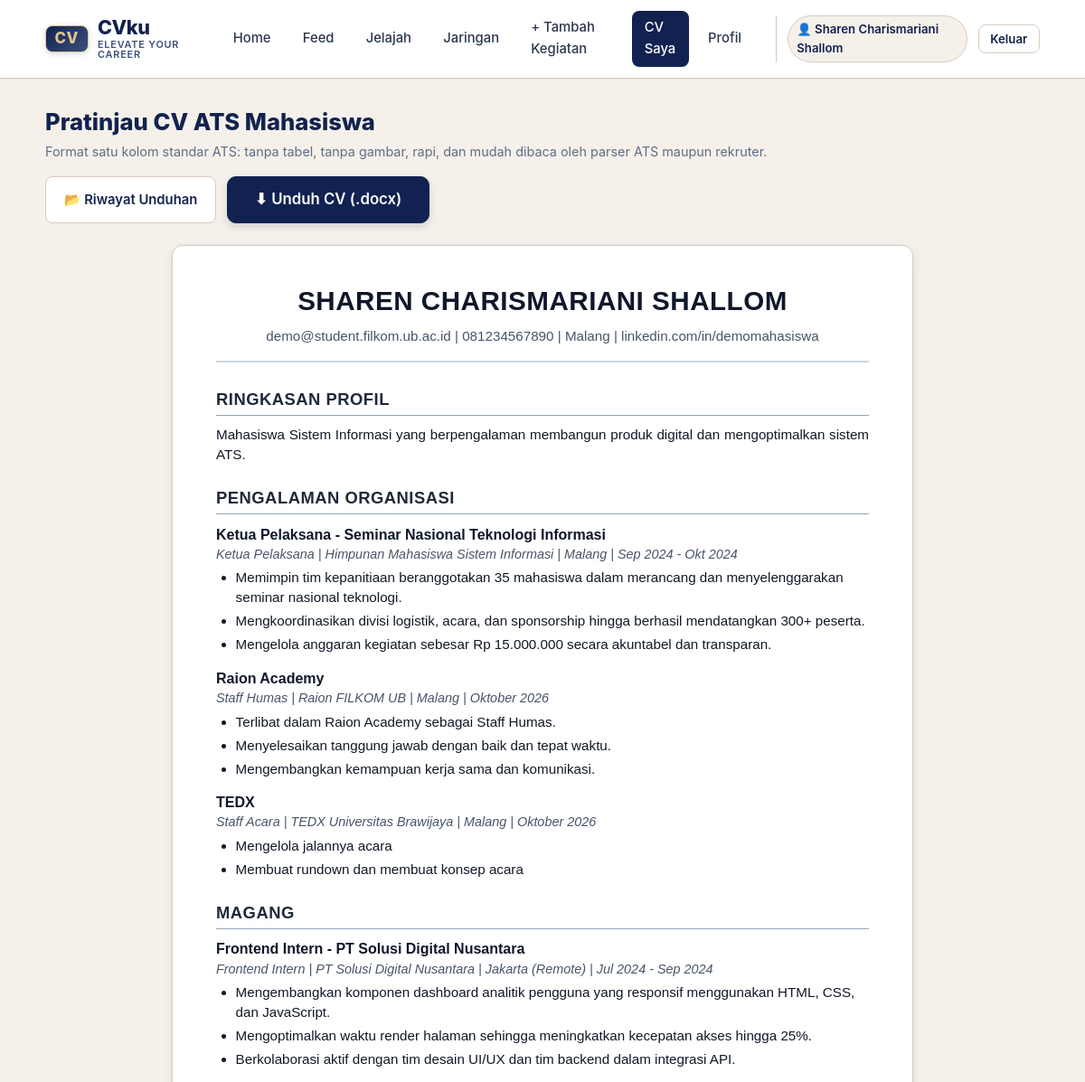
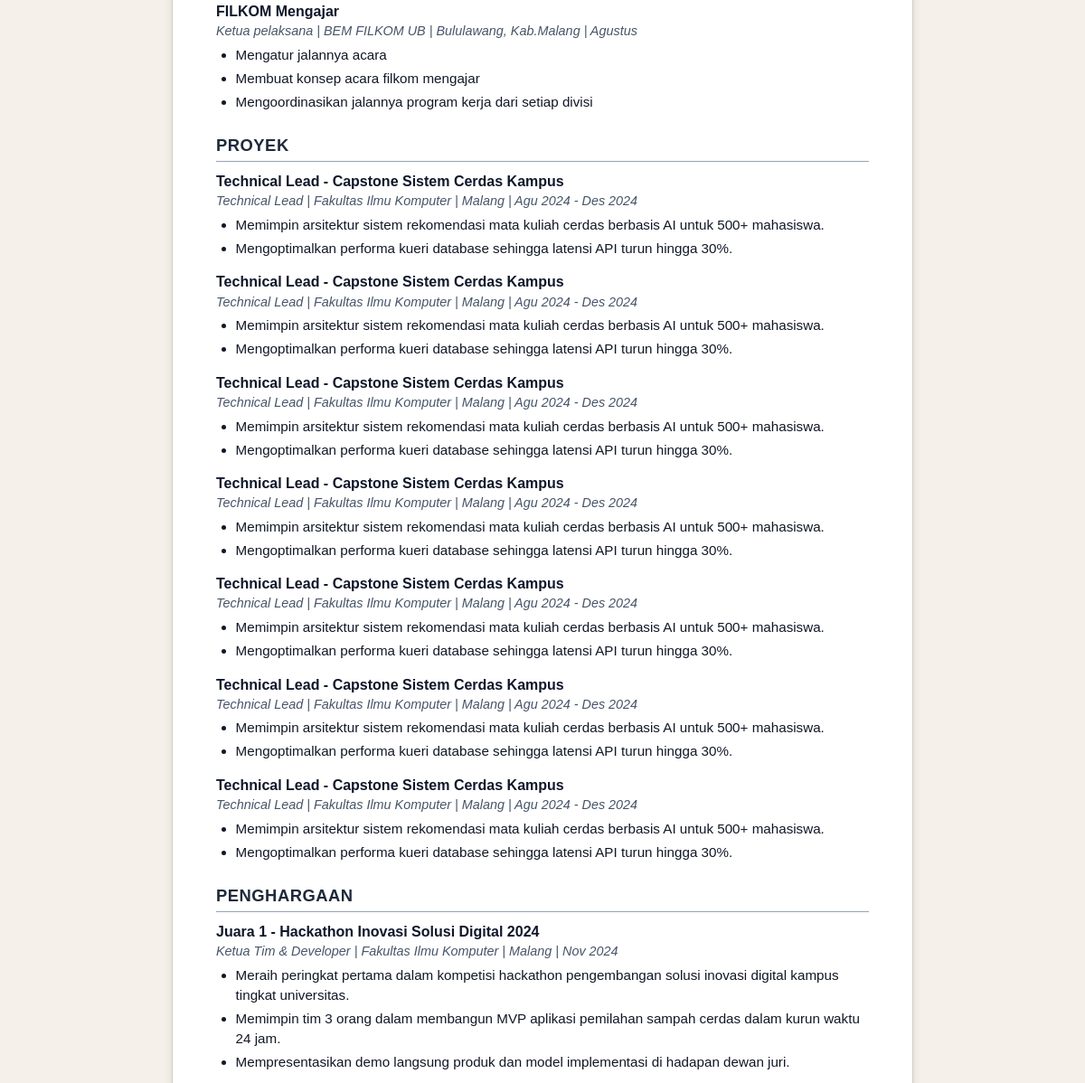
The app's page /cv (signed in, upper part), older data (2 pictures, top to bottom).
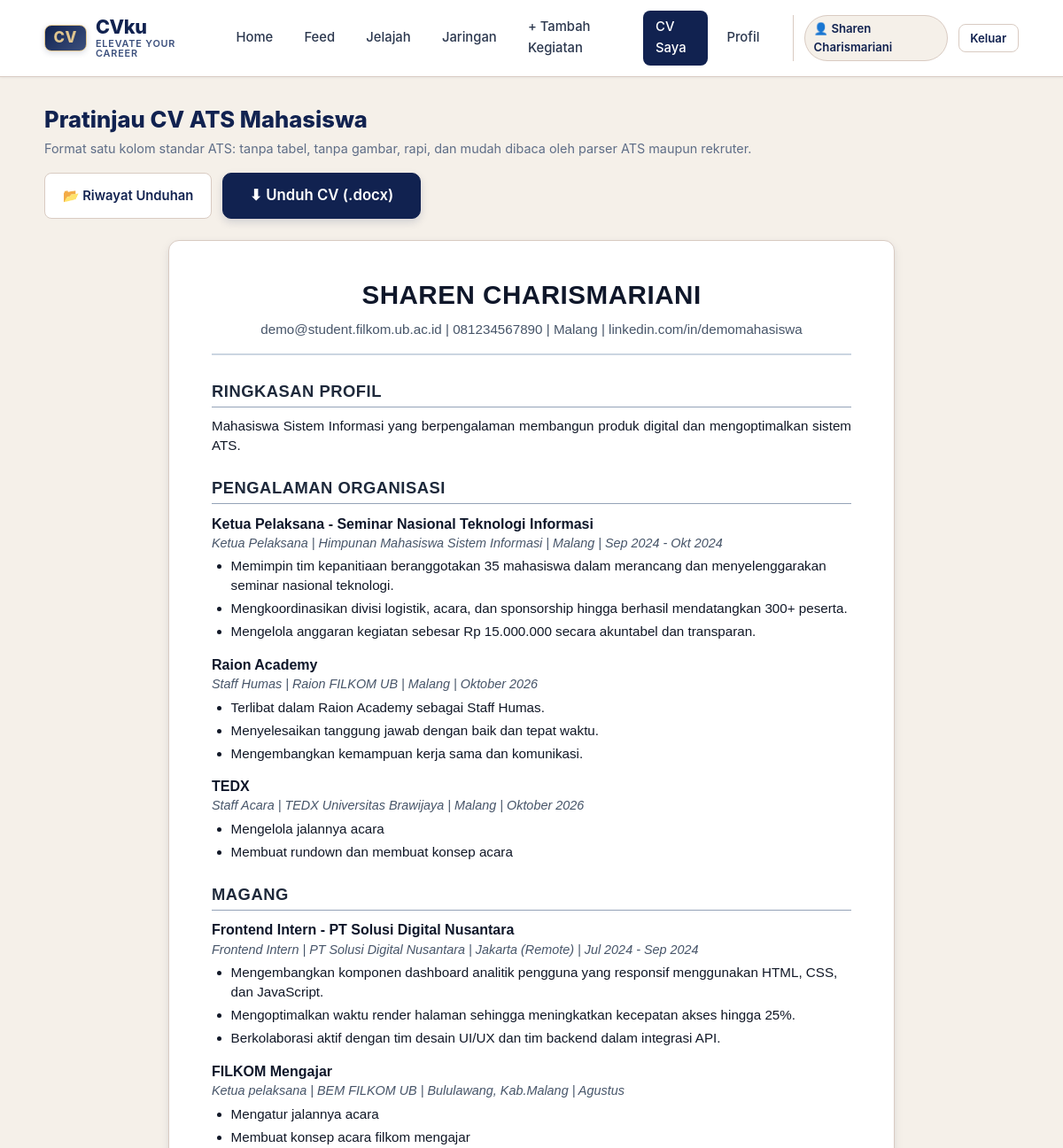
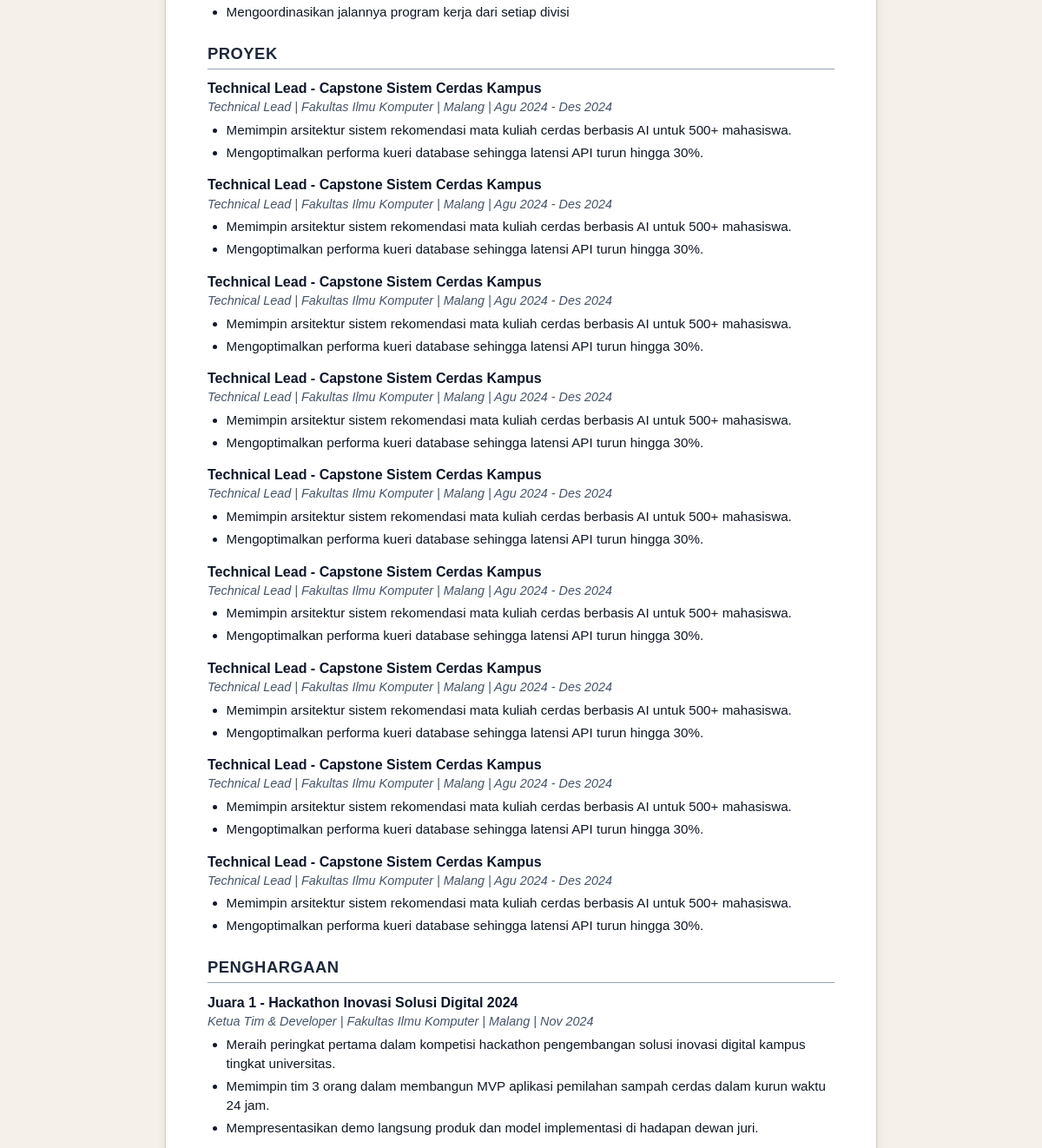
The same page, newer data (2 pictures, top to bottom).
### tables this page shows
CREATE TABLE "pengguna" (
                id INTEGER PRIMARY KEY AUTOINCREMENT,
                username TEXT UNIQUE NOT NULL,
                password_hash TEXT NOT NULL,
                peran TEXT NOT NULL DEFAULT 'pengguna',
                nama TEXT,
                email TEXT,
                telepon TEXT,
                kota TEXT,
                linkedin TEXT,
                ringkasan TEXT,
                headline TEXT,
                skill TEXT
            );

CREATE TABLE bagian_cv (
  id INTEGER PRIMARY KEY AUTOINCREMENT, nama TEXT UNIQUE NOT NULL);

CREATE TABLE entri_cv (
  id INTEGER PRIMARY KEY AUTOINCREMENT,
  id_pencapaian INTEGER UNIQUE NOT NULL REFERENCES pencapaian(id) ON DELETE CASCADE,
  id_bagian INTEGER NOT NULL REFERENCES bagian_cv(id), judul TEXT NOT NULL);

CREATE TABLE poin_cv (
  id INTEGER PRIMARY KEY AUTOINCREMENT,
  id_entri INTEGER NOT NULL REFERENCES entri_cv(id) ON DELETE CASCADE,
  urutan INTEGER NOT NULL, teks TEXT NOT NULL);

### app.py (the view)
@app.route("/cv")
@mahasiswa_required
def cv_preview_page():
    user_id = session["user_id"]
    profil = db.baca_pengguna(user_id) or {}
    cv = db.baca_cv_pengguna(user_id, hanya_disetujui=False)
    cv_ada = any(len(items) > 0 for items in cv.values())
    return render_template(
        "cv_preview.html",
        profil=profil,
        cv=cv,
        urutan_bagian=skema.BAGIAN,
        cv_ada=cv_ada
    )

### app.py (called while the page is built)
@app.after_request
def add_no_cache_headers(response):
    response.headers["Cache-Control"] = "no-cache, no-store, must-revalidate, max-age=0"
    response.headers["Pragma"] = "no-cache"
    response.headers["Expires"] = "0"
    return response

@app.context_processor
def inject_waktu_server():
    return {
        "waktu_refresh": datetime.datetime.now().strftime("%H:%M:%S")
    }

def pengguna_required(f):
    @wraps(f)
    def decorated_function(*args, **kwargs):
        if not session.get("user_id"):
            flash("Silakan masuk terlebih dahulu untuk mengakses halaman ini.", "warning")
            return redirect(url_for("login", next=request.path))
        return f(*args, **kwargs)
    return decorated_function

### db.py (called while the page is built)
def koneksi():
    con = sqlite3.connect(DB_PATH)
    con.row_factory = sqlite3.Row
    con.execute("PRAGMA foreign_keys = ON")
    return con

def _satu(sql, args=()):
    con = koneksi()
    try:
        r = con.execute(sql, args).fetchone()
        return dict(r) if r else None
    finally:
        con.close()

def _semua(sql, args=()):
    con = koneksi()
    try:
        return [dict(r) for r in con.execute(sql, args).fetchall()]
    finally:
        con.close()

### templates/cv_preview.html (shortened to what this page needs)
{% extends "base.html" %}
{% block content %}
<div style="display: flex; justify-content: space-between; align-items: center; margin-bottom: 1.25rem; flex-wrap: wrap; gap: 1rem;">
  <div>
    <h1 style="font-size: 1.6rem; font-weight: 800; color: var(--dark);">Pratinjau CV ATS Mahasiswa</h1>
    <p style="color: var(--muted); font-size: 0.9rem;">
      Format satu kolom standar ATS: tanpa tabel, tanpa gambar, rapi, dan mudah dibaca oleh parser ATS maupun rekruter.
    </p>
  </div>
  <div style="display: flex; gap: 0.75rem; flex-wrap: wrap;">
    <a href="{{ url_for('cv_riwayat_page') }}" class="btn btn-outline">📂 Riwayat Unduhan</a>
    <a href="{{ url_for('unduh_cv_action') }}" class="btn btn-primary btn-lg">
      ⬇ Unduh CV (.docx)
    </a>
  </div>
</div>
<div class="cv-paper">
  <div class="cv-header">
    <div class="cv-name">{{ profil.nama or session.get('username') or 'NAMA MAHASISWA' }}</div>
    <div class="cv-contact">
      {% set kontak_list = [] %}
      {% if profil.email %}{% set _ = kontak_list.append(profil.email) %}{% endif %}
      {% if profil.telepon %}{% set _ = kontak_list.append(profil.telepon) %}{% endif %}
      {% if profil.kota %}{% set _ = kontak_list.append(profil.kota) %}{% endif %}
      {% if profil.linkedin %}{% set _ = kontak_list.append(profil.linkedin) %}{% endif %}
      {{ kontak_list|join(' | ') if kontak_list else 'Email | Nomor Telepon | Kota | LinkedIn' }}
    </div>
  </div>
  {% if profil.ringkasan %}
    <div class="cv-section">
      <div class="cv-section-title">Ringkasan Profil</div>
      <p style="font-size: 0.95rem; text-align: justify;">{{ profil.ringkasan }}</p>
    </div>
  {% endif %}
  {% for bag in urutan_bagian %}
    {% if cv.get(bag) %}
      <div class="cv-section">
        <div class="cv-section-title">{{ bag }}</div>
        {% for entri in cv[bag] %}
          <div class="cv-item">
            <div class="cv-item-title">{{ entri.judul }}</div>
            {% set meta_list = [] %}
            {% if entri.peran and entri.peran.strip() %}
              {% set _ = meta_list.append(entri.peran.strip()) %}
            {% endif %}
            {% if entri.penyelenggara %}{% set _ = meta_list.append(entri.penyelenggara) %}{% endif %}
            {% if entri.lokasi %}{% set _ = meta_list.append(entri.lokasi) %}{% endif %}
            {% if entri.periode %}{% set _ = meta_list.append(entri.periode) %}{% endif %}
            {% if meta_list %}
              <div class="cv-item-meta">{{ meta_list|join(' | ') }}</div>
            {% endif %}
            {% if entri.poin %}
              <ul class="cv-bullet-list">
                {% for p in entri.poin %}
                  <li>{{ p }}</li>
                {% endfor %}
              </ul>
            {% endif %}
          </div>
        {% endfor %}
      </div>
    {% endif %}
  {% endfor %}
</div>
{% endblock %}

### templates/base.html (shortened to what this page needs)
<!DOCTYPE html>
<html lang="id">
<head>
  <link rel="stylesheet" href="{{ url_for('static', filename='css/style.css') }}">
</head>
<body>
  <nav class="navbar">
    <div class="nav-container">
      <a href="{{ url_for('beranda') }}" class="brand" title="CVku — Elevate Your Career">
        <span class="brand-badge">CV</span>
        <div class="brand-text">
          <span class="brand-title">CVku</span>
          <span class="brand-subtitle">elevate your career</span>
        </div>
      </a>
      <ul class="nav-menu">
        <li class="nav-item {% if request.endpoint == 'beranda' and not request.query_string %}active{% endif %}">
          <a href="{{ url_for('beranda') }}">Home</a>
        </li>
        {% if session.get('user_id') %}
          <li class="nav-item {% if request.endpoint == 'feed_page' %}active{% endif %}">
            <a href="{{ url_for('feed_page') }}">Feed</a>
          </li>
          <li class="nav-item {% if request.endpoint == 'jelajah_page' %}active{% endif %}">
            <a href="{{ url_for('jelajah_page') }}">Jelajah</a>
          </li>
          <li class="nav-item {% if request.endpoint == 'jaringan_page' %}active{% endif %}">
            <a href="{{ url_for('jaringan_page') }}">Jaringan</a>
          </li>
          <li class="nav-item {% if request.endpoint == 'tambah_pencapaian_page' %}active{% endif %}">
            <a href="{{ url_for('tambah_pencapaian_page') }}">+ Tambah Kegiatan</a>
          </li>
          <li class="nav-item {% if request.endpoint == 'cv_preview_page' %}active{% endif %}">
            <a href="{{ url_for('cv_preview_page') }}">CV Saya</a>
          </li>
          <li class="nav-item {% if request.endpoint == 'profil' %}active{% endif %}">
            <a href="{{ url_for('profil') }}">Profil</a>
          </li>
        {% endif %}
      </ul>
      {% if session.get('user_id') %}
        <div class="nav-user">
          <a href="{{ url_for('profil_publik_page', id=session.get('user_id')) }}" class="user-badge" style="text-decoration: none;" title="Buka Profil Publik Saya">
            👤 {{ session.get('nama') or session.get('username') }}
          </a>
          <a href="{{ url_for('logout') }}" class="btn btn-outline btn-sm">Keluar</a>
        </div>
      {% endif %}
    </div>
  </nav>
  <main class="main-content">
    {% block content %}{% endblock %}
  </main>
</body>
</html>

Row changes from the older to the newer data that the page shows:
changed pengguna: get "Sharen Charismariani Shallom" → "Sharen Charismariani"; nama "SHAREN CHARISMARIANI SHALLOM" → "SHAREN CHARISMARIANI"
added entri_cv: judul "Technical Lead - Capstone Sistem Cerdas Kampus", meta_list "Technical Lead | Fakultas Ilmu Komputer | Malang | Agu 2024 - Des 2024", shown under bagian_cv "PROYEK"
added poin_cv: teks "Memimpin arsitektur sistem rekomendasi mata kuliah cerdas berbasis AI untuk 500+ mahasiswa.", shown under "Technical Lead - Capstone Sistem Cerdas Kampus"
added poin_cv: teks "Mengoptimalkan performa kueri database sehingga latensi API turun hingga 30%.", shown under "Technical Lead - Capstone Sistem Cerdas Kampus"
added entri_cv: judul "Technical Lead - Capstone Sistem Cerdas Kampus", meta_list "Technical Lead | Fakultas Ilmu Komputer | Malang | Agu 2024 - Des 2024", shown under bagian_cv "PROYEK"
added poin_cv: teks "Memimpin arsitektur sistem rekomendasi mata kuliah cerdas berbasis AI untuk 500+ mahasiswa.", shown under "Technical Lead - Capstone Sistem Cerdas Kampus"
added poin_cv: teks "Mengoptimalkan performa kueri database sehingga latensi API turun hingga 30%.", shown under "Technical Lead - Capstone Sistem Cerdas Kampus"
